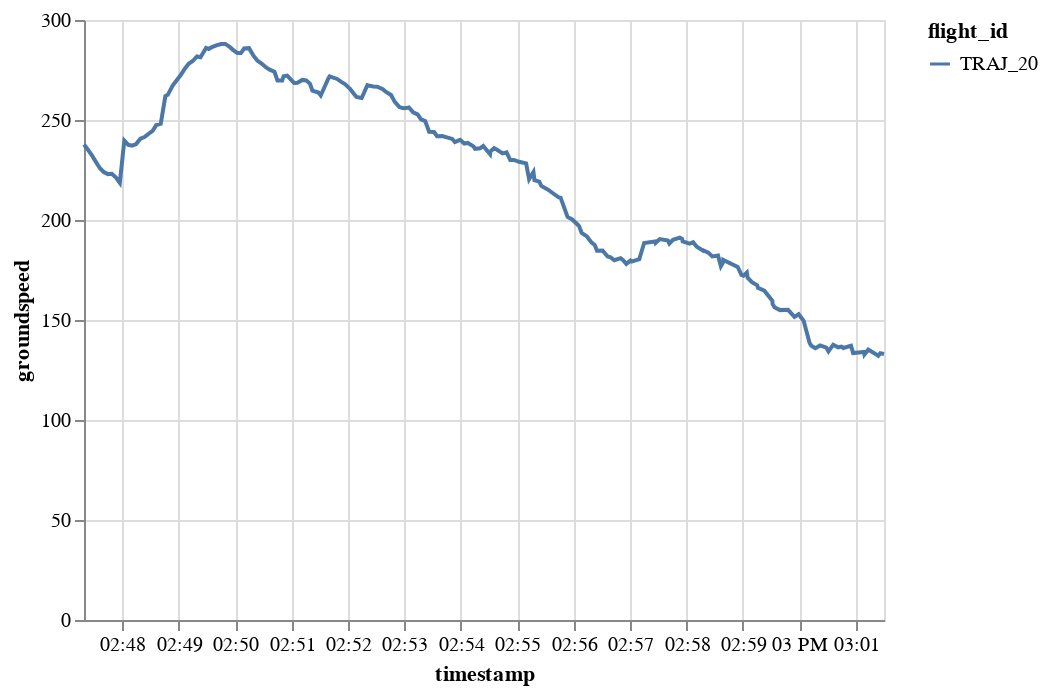

Write notebook code for a chart like this one.
### Code cell
generated.chart().encode(alt.Y("groundspeed"), alt.X("timestamp"), alt.Color("flight_id"))

### Figure 1 — Vega-Lite specification as saved in the notebook (floating-point values rounded to 4 significant figures; data arrays with more than 128 entries replaced by an {"elided": "..."} marker saying what was removed)
{"config": {"view": {"continuousWidth": 400, "continuousHeight": 300}}, "data": {"name": "data-b4b1c9f88febb6a46f2dd8c99440f08c"}, "mark": "line", "encoding": {"color": {"type": "nominal", "field": "flight_id"}, "x": {"type": "temporal", "field": "timestamp"}, "y": {"type": "quantitative", "field": "groundspeed"}}, "$schema": "https://vega.github.io/schema/vega-lite/v4.8.1.json", "datasets": {"data-b4b1c9f88febb6a46f2dd8c99440f08c": {"elided": "200 records"}}}
